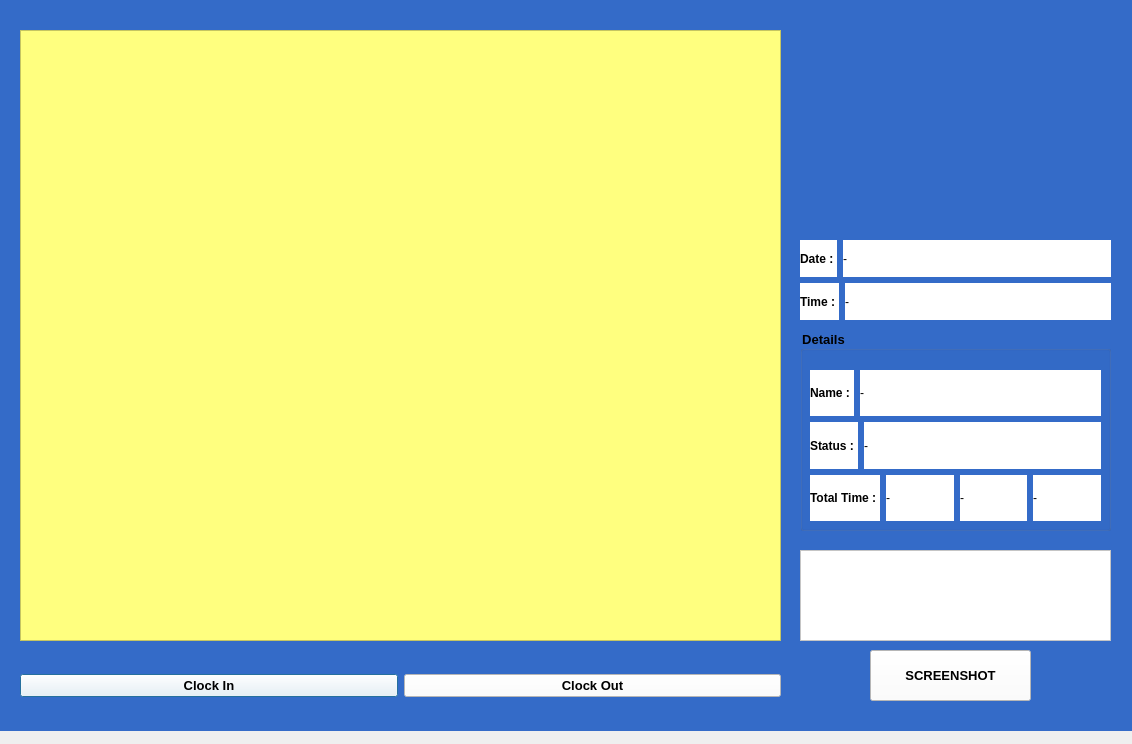
<?xml version="1.0" encoding="UTF-8"?>
<ui version="4.0">
 <class>OutputWindow</class>
 <widget class="QDialog" name="OutputWindow">
  <property name="geometry">
   <rect>
    <x>0</x>
    <y>0</y>
    <width>1132</width>
    <height>744</height>
   </rect>
  </property>
  <property name="focusPolicy">
   <enum>Qt::StrongFocus</enum>
  </property>
  <property name="windowTitle">
   <string>Face Recognition PyQt App</string>
  </property>
  <property name="windowIcon">
   <iconset>
    <normaloff>Icon.png</normaloff>Icon.png</iconset>
  </property>
  <widget class="QFrame" name="frame">
   <property name="geometry">
    <rect>
     <x>0</x>
     <y>0</y>
     <width>1151</width>
     <height>731</height>
    </rect>
   </property>
   <property name="styleSheet">
    <string notr="true">background-color: rgb(52, 107, 200);</string>
   </property>
   <widget class="QLabel" name="label">
    <property name="geometry">
     <rect>
      <x>780</x>
      <y>0</y>
      <width>421</width>
      <height>231</height>
     </rect>
    </property>
    <property name="layoutDirection">
     <enum>Qt::RightToLeft</enum>
    </property>
    <property name="autoFillBackground">
     <bool>false</bool>
    </property>
    <property name="text">
     <string/>
    </property>
    <property name="pixmap">
     <pixmap>Project Logo.png</pixmap>
    </property>
   </widget>
   <widget class="QWidget" name="horizontalLayoutWidget">
    <property name="geometry">
     <rect>
      <x>20</x>
      <y>660</y>
      <width>761</width>
      <height>51</height>
     </rect>
    </property>
    <layout class="QHBoxLayout" name="horizontalLayout">
     <item>
      <widget class="QPushButton" name="CLOCK_IN">
       <property name="font">
        <font>
         <pointsize>10</pointsize>
         <weight>75</weight>
         <bold>true</bold>
        </font>
       </property>
       <property name="styleSheet">
        <string notr="true">background-color: rgb(255, 255, 255);</string>
       </property>
       <property name="text">
        <string>Clock In</string>
       </property>
      </widget>
     </item>
     <item>
      <widget class="QPushButton" name="CLOCK_OUT">
       <property name="font">
        <font>
         <pointsize>10</pointsize>
         <weight>75</weight>
         <bold>true</bold>
        </font>
       </property>
       <property name="cursor">
        <cursorShape>PointingHandCursor</cursorShape>
       </property>
       <property name="styleSheet">
        <string notr="true">background-color: rgb(255, 255, 255);</string>
       </property>
       <property name="text">
        <string>Clock Out</string>
       </property>
      </widget>
     </item>
    </layout>
   </widget>
   <widget class="QWidget" name="verticalLayoutWidget">
    <property name="geometry">
     <rect>
      <x>800</x>
      <y>240</y>
      <width>311</width>
      <height>80</height>
     </rect>
    </property>
    <layout class="QVBoxLayout" name="verticalLayout">
     <item>
      <layout class="QHBoxLayout" name="horizontalLayout_2">
       <item>
        <widget class="QLabel" name="label_2">
         <property name="enabled">
          <bool>true</bool>
         </property>
         <property name="sizePolicy">
          <sizepolicy hsizetype="Fixed" vsizetype="Preferred">
           <horstretch>0</horstretch>
           <verstretch>0</verstretch>
          </sizepolicy>
         </property>
         <property name="font">
          <font>
           <pointsize>9</pointsize>
           <weight>75</weight>
           <bold>true</bold>
          </font>
         </property>
         <property name="styleSheet">
          <string notr="true">background-color: rgb(255, 255, 255);</string>
         </property>
         <property name="text">
          <string>Date : </string>
         </property>
        </widget>
       </item>
       <item>
        <widget class="QLabel" name="DATE">
         <property name="font">
          <font>
           <pointsize>9</pointsize>
           <weight>50</weight>
           <bold>false</bold>
          </font>
         </property>
         <property name="styleSheet">
          <string notr="true">background-color: rgb(255, 255, 255);</string>
         </property>
         <property name="text">
          <string>-</string>
         </property>
        </widget>
       </item>
      </layout>
     </item>
     <item>
      <layout class="QHBoxLayout" name="horizontalLayout_3">
       <item>
        <widget class="QLabel" name="label_5">
         <property name="sizePolicy">
          <sizepolicy hsizetype="Fixed" vsizetype="Preferred">
           <horstretch>0</horstretch>
           <verstretch>0</verstretch>
          </sizepolicy>
         </property>
         <property name="font">
          <font>
           <pointsize>9</pointsize>
           <weight>75</weight>
           <bold>true</bold>
          </font>
         </property>
         <property name="styleSheet">
          <string notr="true">background-color: rgb(255, 255, 255);</string>
         </property>
         <property name="text">
          <string>Time : </string>
         </property>
        </widget>
       </item>
       <item>
        <widget class="QLabel" name="TIME">
         <property name="font">
          <font>
           <pointsize>9</pointsize>
           <weight>50</weight>
           <bold>false</bold>
          </font>
         </property>
         <property name="styleSheet">
          <string notr="true">background-color: rgb(255, 255, 255);</string>
         </property>
         <property name="text">
          <string>-</string>
         </property>
        </widget>
       </item>
      </layout>
     </item>
    </layout>
   </widget>
   <widget class="QGroupBox" name="groupBox">
    <property name="geometry">
     <rect>
      <x>800</x>
      <y>330</y>
      <width>311</width>
      <height>201</height>
     </rect>
    </property>
    <property name="font">
     <font>
      <pointsize>10</pointsize>
      <weight>75</weight>
      <bold>true</bold>
     </font>
    </property>
    <property name="title">
     <string>Details</string>
    </property>
    <widget class="QWidget" name="verticalLayoutWidget_2">
     <property name="geometry">
      <rect>
       <x>10</x>
       <y>40</y>
       <width>291</width>
       <height>151</height>
      </rect>
     </property>
     <layout class="QVBoxLayout" name="verticalLayout_2">
      <item>
       <layout class="QHBoxLayout" name="horizontalLayout_4">
        <item>
         <widget class="QLabel" name="label_6">
          <property name="sizePolicy">
           <sizepolicy hsizetype="Fixed" vsizetype="Preferred">
            <horstretch>0</horstretch>
            <verstretch>0</verstretch>
           </sizepolicy>
          </property>
          <property name="font">
           <font>
            <pointsize>9</pointsize>
            <weight>75</weight>
            <bold>true</bold>
           </font>
          </property>
          <property name="styleSheet">
           <string notr="true">background-color: rgb(255, 255, 255);</string>
          </property>
          <property name="text">
           <string>Name : </string>
          </property>
         </widget>
        </item>
        <item>
         <widget class="QLabel" name="NAME">
          <property name="font">
           <font>
            <pointsize>9</pointsize>
            <weight>50</weight>
            <bold>false</bold>
           </font>
          </property>
          <property name="styleSheet">
           <string notr="true">background-color: rgb(255, 255, 255);</string>
          </property>
          <property name="text">
           <string>-</string>
          </property>
         </widget>
        </item>
       </layout>
      </item>
      <item>
       <layout class="QHBoxLayout" name="horizontalLayout_6">
        <item>
         <widget class="QLabel" name="label_10">
          <property name="sizePolicy">
           <sizepolicy hsizetype="Fixed" vsizetype="Preferred">
            <horstretch>0</horstretch>
            <verstretch>0</verstretch>
           </sizepolicy>
          </property>
          <property name="font">
           <font>
            <pointsize>9</pointsize>
            <weight>75</weight>
            <bold>true</bold>
           </font>
          </property>
          <property name="styleSheet">
           <string notr="true">background-color: rgb(255, 255, 255);</string>
          </property>
          <property name="text">
           <string>Status : </string>
          </property>
         </widget>
        </item>
        <item>
         <widget class="QLabel" name="STATUS">
          <property name="font">
           <font>
            <pointsize>9</pointsize>
            <weight>50</weight>
            <bold>false</bold>
           </font>
          </property>
          <property name="styleSheet">
           <string notr="true">background-color: rgb(255, 255, 255);</string>
          </property>
          <property name="text">
           <string>-</string>
          </property>
         </widget>
        </item>
       </layout>
      </item>
      <item>
       <layout class="QHBoxLayout" name="horizontalLayout_5">
        <item>
         <widget class="QLabel" name="label_8">
          <property name="sizePolicy">
           <sizepolicy hsizetype="Fixed" vsizetype="Preferred">
            <horstretch>0</horstretch>
            <verstretch>0</verstretch>
           </sizepolicy>
          </property>
          <property name="font">
           <font>
            <pointsize>9</pointsize>
            <weight>75</weight>
            <bold>true</bold>
           </font>
          </property>
          <property name="styleSheet">
           <string notr="true">background-color: rgb(255, 255, 255);</string>
          </property>
          <property name="text">
           <string>Total Time : </string>
          </property>
         </widget>
        </item>
        <item>
         <widget class="QLabel" name="HOUR">
          <property name="font">
           <font>
            <pointsize>9</pointsize>
            <weight>50</weight>
            <bold>false</bold>
           </font>
          </property>
          <property name="styleSheet">
           <string notr="true">background-color: rgb(255, 255, 255);</string>
          </property>
          <property name="text">
           <string>-</string>
          </property>
         </widget>
        </item>
        <item>
         <widget class="QLabel" name="MIN">
          <property name="font">
           <font>
            <pointsize>9</pointsize>
            <weight>50</weight>
            <bold>false</bold>
           </font>
          </property>
          <property name="styleSheet">
           <string notr="true">background-color: rgb(255, 255, 255);</string>
          </property>
          <property name="text">
           <string>-</string>
          </property>
         </widget>
        </item>
        <item>
         <widget class="QLabel" name="SEC">
          <property name="font">
           <font>
            <pointsize>9</pointsize>
            <weight>50</weight>
            <bold>false</bold>
           </font>
          </property>
          <property name="styleSheet">
           <string notr="true">background-color: rgb(255, 255, 255);</string>
          </property>
          <property name="text">
           <string>-</string>
          </property>
         </widget>
        </item>
       </layout>
      </item>
     </layout>
    </widget>
   </widget>
   <widget class="QLabel" name="WebCam">
    <property name="geometry">
     <rect>
      <x>20</x>
      <y>30</y>
      <width>761</width>
      <height>611</height>
     </rect>
    </property>
    <property name="styleSheet">
     <string notr="true">background-color: rgb(255, 255, 127);
border-color: rgb(52, 107, 200);
color: rgb(52, 107, 200);
font: 75 65pt &quot;MS Shell Dlg 2&quot;;</string>
    </property>
    <property name="frameShape">
     <enum>QFrame::StyledPanel</enum>
    </property>
    <property name="frameShadow">
     <enum>QFrame::Raised</enum>
    </property>
    <property name="lineWidth">
     <number>5</number>
    </property>
    <property name="midLineWidth">
     <number>0</number>
    </property>
    <property name="text">
     <string/>
    </property>
   </widget>
   <widget class="QPushButton" name="SCREENSHOT">
    <property name="geometry">
     <rect>
      <x>870</x>
      <y>650</y>
      <width>161</width>
      <height>51</height>
     </rect>
    </property>
    <property name="font">
     <font>
      <pointsize>10</pointsize>
      <weight>75</weight>
      <bold>true</bold>
     </font>
    </property>
    <property name="cursor">
     <cursorShape>PointingHandCursor</cursorShape>
    </property>
    <property name="styleSheet">
     <string notr="true">background-color: rgb(255, 255, 255);</string>
    </property>
    <property name="text">
     <string>SCREENSHOT</string>
    </property>
   </widget>
   <widget class="QTextBrowser" name="TEXT">
    <property name="geometry">
     <rect>
      <x>800</x>
      <y>550</y>
      <width>311</width>
      <height>91</height>
     </rect>
    </property>
    <property name="styleSheet">
     <string notr="true">background-color: rgb(255, 255, 255);
color: rgb(212, 0, 0);
font: 75 10pt &quot;MS Shell Dlg 2&quot;;</string>
    </property>
   </widget>
  </widget>
 </widget>
 <resources/>
 <connections/>
</ui>
